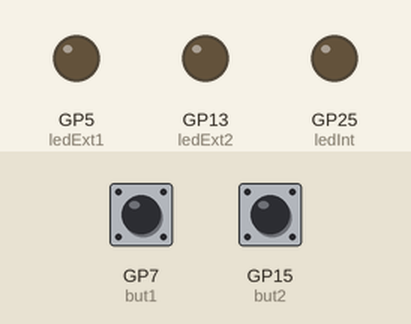
Recording of a program running on a simulated Raspberry Pi Pico running CircuitPython. Parts: output pins drawn as LEDs (lit = HIGH). The inputs (shaded band) are chosen by the test bench; at power-on: GP7 (but1) HIGH, GP15 (but2) HIGH.

Above: at 1.4 s.
1.5 s: GP7 (but1) pulled LOW for 0.15 s
At 1.58 s:
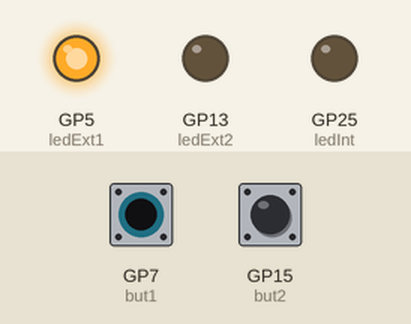
3.1 s: GP15 (but2) pulled LOW for 0.15 s
At 3.18 s:
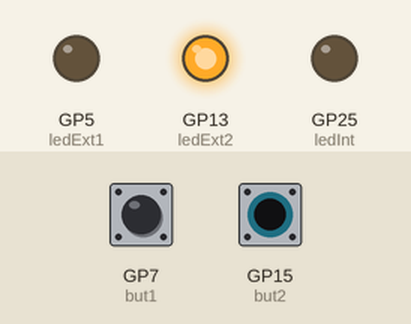
4.7 s: GP15 (but2) pulled LOW for 3.2 s
At 8.8 s:
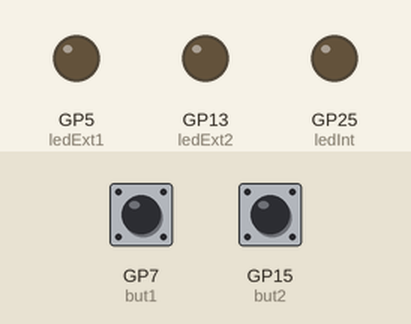
9.4 s: GP7 (but1) pulled LOW for 3.2 s
At 9.8 s:
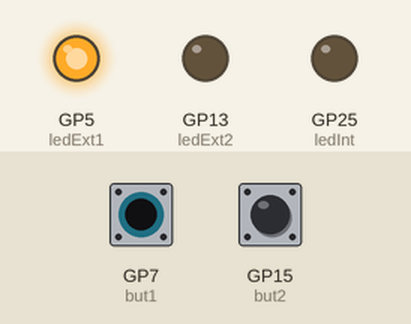
14.1 s: GP7 (but1) driven LOW and GP15 (but2) driven LOW
At 14.8 s:
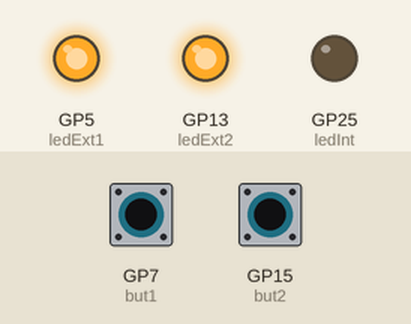
Timing chart, 0 to 16.6 s (numbered marks = the images above; inputs shaded):
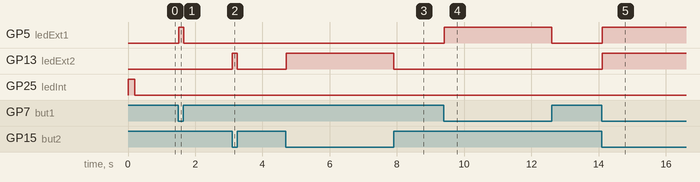

Measured:
- after the input at 1.5 s, GP5 (ledExt1): LOW → HIGH at once, → LOW 0.15 s later
- after the input at 3.1 s, GP13 (ledExt2): LOW → HIGH at once, → LOW 0.15 s later
- after the input at 4.7 s, GP13 (ledExt2): LOW → HIGH at once, → LOW 3.2 s later
- after the input at 9.4 s, GP5 (ledExt1): LOW → HIGH at once, → LOW 3.2 s later
- after the input at 14.1 s, GP5 (ledExt1), GP13 (ledExt2): LOW → HIGH at once

The program:

two-buttons-two-leds.py
```python
# these are the auxiliary LEDs and buttons on the prototype

import time
import board
import digitalio

ledInt = digitalio.DigitalInOut(board.LED)
ledInt.direction = digitalio.Direction.OUTPUT
ledExt1 = digitalio.DigitalInOut(board.GP5)
ledExt1.direction = digitalio.Direction.OUTPUT
ledExt2 = digitalio.DigitalInOut(board.GP13)
ledExt2.direction = digitalio.Direction.OUTPUT

but1 = digitalio.DigitalInOut(board.GP7)
but1.switch_to_input(pull=digitalio.Pull.UP) # they close to GND
but2 = digitalio.DigitalInOut(board.GP15)
but2.switch_to_input(pull=digitalio.Pull.UP) # they close to GND

ledInt.value = True
time.sleep(0.2)
ledInt.value = False

while True:
    ledExt1.value = not but1.value
    ledExt2.value = not but2.value
    time.sleep(0.01)
```
